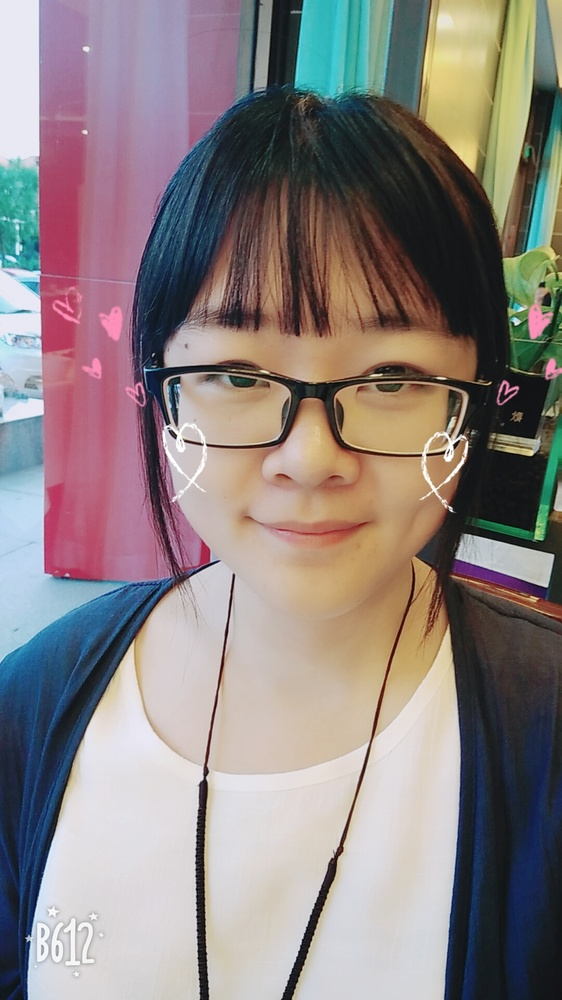
%> input picture Homework1/1552746_Cuihejie/problem5/5(2)/cui.jpg, 562 x 1000 px, shrunk from 1080 x 1920 before the run
$ octave usingImadjust.m   (GNU Octave 9; MATLAB toolbox functions it lacks are replaced by stand-ins)
%> lines starting %> are read from the running program, lines starting %| are printed output that depends on the picture
clear;
img=imread('cui.jpg');
%> img is the input picture: size 1000x562x3 uint8; mean R, G, B 139.7, 130, 129
img_gray = rgb2gray(img);
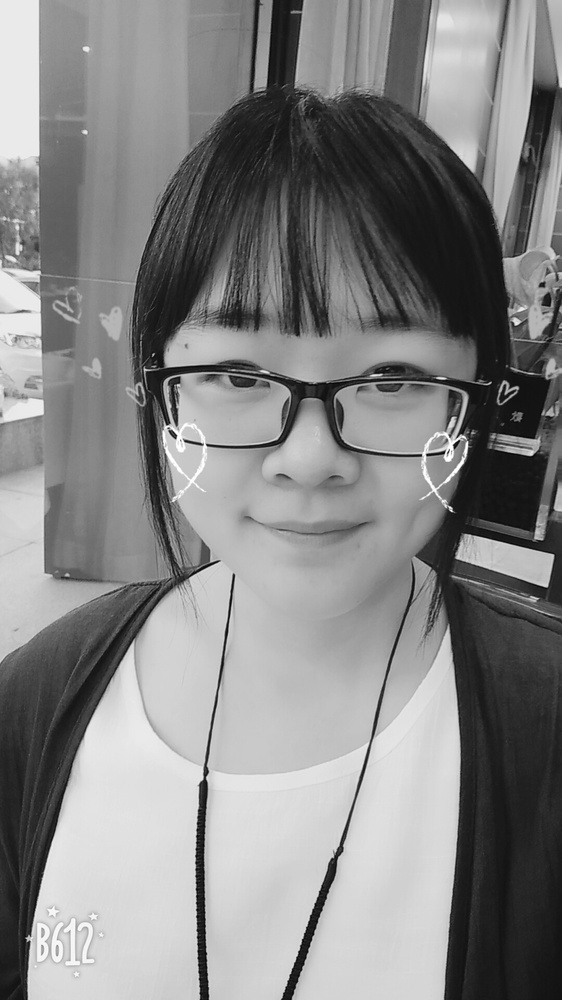
%> img_gray: size 1000x562 uint8; min 1, max 255, mean 132.8

% let the user input the target range of intensities values
targetMax = input('Please input target I_max(0~255)£º');
%> the answer given: 3
targetMin = input('Please input target I_min(0~255)£º');
%> the answer given: 3
% Change the target range from 0 to 1 to use the adjust function
targetMax = targetMax/256;
targetMin = targetMin/256;

% find the maximum and minimum intensities values of the input image
counts = imhist(img_gray);
%> counts = 256 values, max 6813 at index 235, min 0 at index 1, mean 2195.3
minBinValue = find(counts>0, 1, 'first');
%> minBinValue = 2
minBinValue = minBinValue/256;
%> minBinValue = 0.00781
maxBinValue = find(counts>0, 1, 'last');
%> maxBinValue = 256
maxBinValue = maxBinValue/256;
%> maxBinValue = 1

% spreading the intensities of the input image
img_adj = imadjust(img_gray,[minBinValue,maxBinValue],[targetMin,targetMax]);
%> img_adj: size 1000x562 uint8; every value is 3

figure;

subplot(2,2,1);
imshow(img_gray);
title('original')

subplot(2,2,2);
imhist(img_gray,64);
title('imhist1')

subplot(2,2,3);
imshow(img_adj);
title('adjust')

subplot(2,2,4);
imhist(img_adj,64);
title('imhist2')
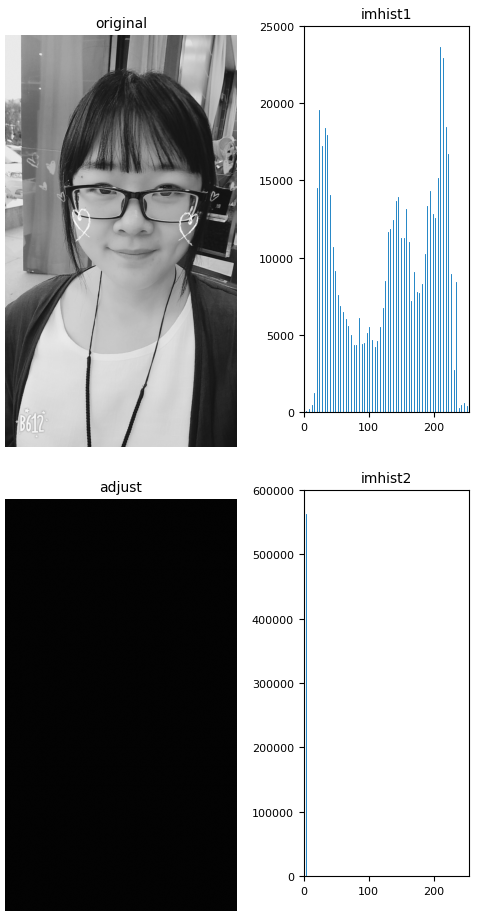
%> figure redrawn from the program's plot data, 4 panels
